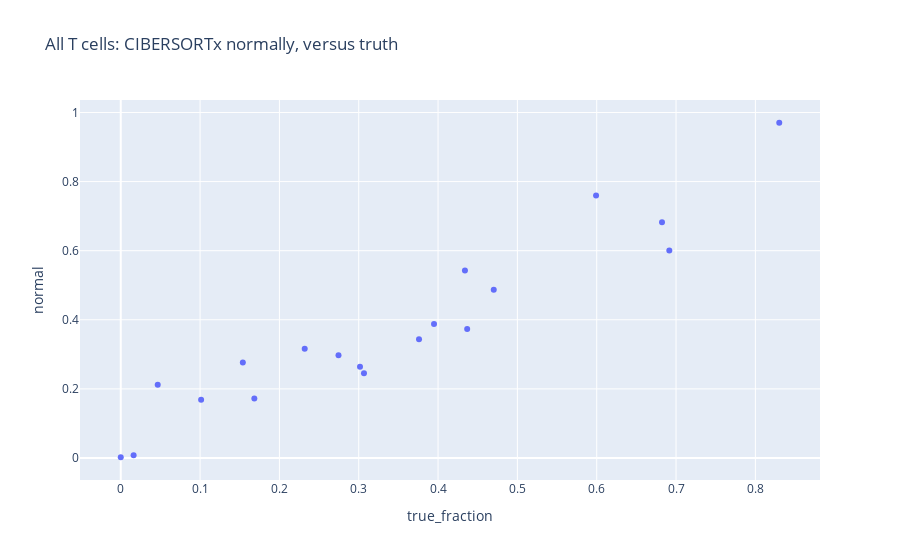

Here is the notebook cell this chart was saved with:
### Code cell
px.scatter(
    df.loc["T"],
    x="true_fraction",
    y="normal",
    title="All T cells: CIBERSORTx normally, versus truth"
)

### Figure 1 — Plotly figure (JSON) as saved in the notebook; plotly's stock layout.template omitted (floating-point values rounded to 4 significant figures)
{"data": [{"hovertemplate": "true_fraction=%{x}<br>normal=%{y}<extra></extra>", "legendgroup": "", "marker": {"color": "#636efa", "symbol": "circle"}, "mode": "markers", "name": "", "orientation": "v", "showlegend": false, "type": "scatter", "x": [0.376, 0.3016, 0, 0.6915, 0.4339, 0.6823, 0.1013, 0.8301, 0.3066, 0.0466, 0.0162, 0.1684, 0.4367, 0.1539, 0.2319, 0.4702, 0.2745, 0.3949, 0.5992], "xaxis": "x", "y": [0.344, 0.2639, 0.0021, 0.6006, 0.5426, 0.6824, 0.1686, 0.9703, 0.2455, 0.2117, 0.008175, 0.1723, 0.3737, 0.2764, 0.3162, 0.4871, 0.2976, 0.3877, 0.7596], "yaxis": "y"}], "layout": {"legend": {"tracegroupgap": 0}, "title": {"text": "All T cells: CIBERSORTx normally, versus truth"}, "xaxis": {"anchor": "y", "domain": [0, 1], "title": {"text": "true_fraction"}}, "yaxis": {"anchor": "x", "domain": [0, 1], "title": {"text": "normal"}}}}
